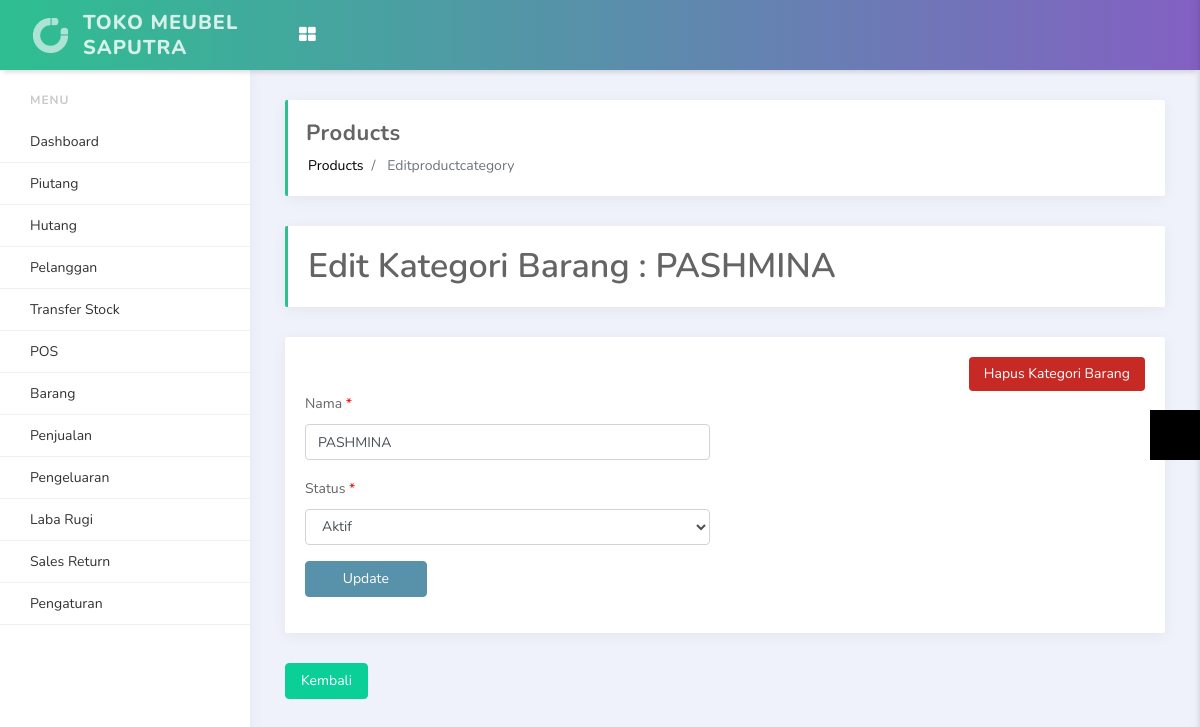
Screenshot of /index.php/products/editproductcategory?id=2 (signed in) with the database file from the repository.
### tables this page shows
CREATE TABLE `site_setting` (
  `id` int(11) NOT NULL,
  `site_name` varchar(499) NOT NULL,
  `site_logo` varchar(255) NOT NULL,
  `timezone` varchar(499) NOT NULL,
  `pagination` int(11) NOT NULL,
  `tax` double(11,2) NOT NULL,
  `currency` char(3) NOT NULL,
  `address` text NOT NULL,
  `datetime_format` varchar(30) NOT NULL,
  `display_product` int(11) NOT NULL,
  `display_keyboard` int(11) NOT NULL,
  `default_customer_id` int(11) NOT NULL,
  `updated_user_id` int(11) NOT NULL,
  `updated_datetime` datetime NOT NULL
);

CREATE TABLE `category` (
  `id` int(11) NOT NULL,
  `name` varchar(499) NOT NULL,
  `created_user_id` int(11) NOT NULL,
  `created_datetime` datetime NOT NULL,
  `updated_user_id` int(11) NOT NULL,
  `updated_datetime` datetime NOT NULL,
  `status` int(1) NOT NULL
);

### application/controllers/Products.php (called while the page is built, shortened)
<?php
class Products extends CI_Controller
{
    public function __construct()
    {
        $this->load->model('Products_model');
        $this->load->model('Constant_model');
    }
    public function editproductcategory()
    {
        $id = $this->input->get('id');
        $data['id'] = $id;
        $data['lang_dashboard'] = $this->lang->line('dashboard');
        $data['lang_transfer_stock'] = $this->lang->line('transfer_stock');
        $data['lang_customers'] = $this->lang->line('customers');
        $data['lang_gift_card'] = $this->lang->line('gift_card');
        $data['lang_add_gift_card'] = $this->lang->line('add_gift_card');
        $data['lang_list_gift_card'] = $this->lang->line('list_gift_card');
        $data['lang_debit'] = $this->lang->line('debit');
        $data['lang_sales'] = $this->lang->line('sales');
        $data['lang_today_sales'] = $this->lang->line('today_sales');
        $data['lang_opened_bill'] = $this->lang->line('opened_bill');
        $data['lang_reports'] = $this->lang->line('reports');
        $data['lang_sales_report'] = $this->lang->line('sales_report');
        $data['lang_expenses'] = $this->lang->line('expenses');
        $data['lang_expenses_category'] = $this->lang->line('expenses_category');
        $data['lang_pnl'] = $this->lang->line('pnl');
        $data['lang_pnl_report'] = $this->lang->line('pnl_report');
        $data['lang_pos'] = $this->lang->line('pos');
        $data['lang_return_order'] = $this->lang->line('return_order');
        $data['lang_return_order_report'] = $this->lang->line('return_order_report');
        $data['lang_inventory'] = $this->lang->line('inventory');
        $data['lang_products'] = $this->lang->line('products');
        $data['lang_list_products'] = $this->lang->line('list_products');
        $data['lang_print_product_label'] = $this->lang->line('print_product_label');
        $data['lang_product_category'] = $this->lang->line('product_category');
        $data['lang_purchase_order'] = $this->lang->line('purchase_order');
        $data['lang_setting'] = $this->lang->line('setting');
        $data['lang_outlets'] = $this->lang->line('outlets');
        $data['lang_users'] = $this->lang->line('users');
        $data['lang_suppliers'] = $this->lang->line('suppliers');
        $data['lang_system_setting'] = $this->lang->line('system_setting');
        $data['lang_payment_methods'] = $this->lang->line('payment_methods');
        $data['lang_logout'] = $this->lang->line('logout');
        $data['lang_point_of_sales'] = $this->lang->line('point_of_sales');
        $data['lang_amount'] = $this->lang->line('amount');
        $data['lang_monthly_sales_outlet'] = $this->lang->line('monthly_sales_outlet');
        $data['lang_no_match_found'] = $this->lang->line('no_match_found');
        $data['lang_create_return_order'] = $this->lang->line('create_return_order');
        $data['lang_action'] = $this->lang->line('action');
        $data['lang_edit'] = $this->lang->line('edit');
        $data['lang_status'] = $this->lang->line('status');
        $data['lang_add'] = $this->lang->line('add');
        $data['lang_back'] = $this->lang->line('back');
        $data['lang_update'] = $this->lang->line('update');
        $data['lang_active'] = $this->lang->line('active');
        $data['lang_inactive'] = $this->lang->line('inactive');
        $data['lang_name'] = $this->lang->line('name');
        $data['lang_search_product'] = $this->lang->line('search_product');
        $data['lang_add_to_list'] = $this->lang->line('add_to_list');
        $data['lang_submit'] = $this->lang->line('submit');
        $data['lang_receive'] = $this->lang->line('receive');
        $data['lang_view'] = $this->lang->line('view');
        $data['lang_created'] = $this->lang->line('created');
        $data['lang_tax'] = $this->lang->line('tax');
        $data['lang_discount_amount'] = $this->lang->line('discount_amount');
        $data['lang_total'] = $this->lang->line('total');
        $data['lang_totat_payable'] = $this->lang->line('totat_payable');
        $data['lang_add_product_category'] = $this->lang->line('add_product_category');
        $data['lang_delete_product_category'] = $this->lang->line('delete_product_category');
        $data['lang_edit_product_category'] = $this->lang->line('edit_product_category');
        $this->load->view('edit_product_category', $data);
    }
}

### index.php (called while the page is built, shortened)
<?php
require_once BASEPATH.'core/CodeIgniter.php';

### application/models/Constant_model.php (called while the page is built, shortened)
<?php
class Constant_model extends CI_Model
{
    public function getDataOneColumn($table, $col1_name, $col1_value)
    {
        $this->db->where("$col1_name", $col1_value);
        $query = $this->db->get("$table");
        $result = $query->result();
        $this->db->save_queries = false;
        return $result;
    }
}

### application/views/edit_product_category.php (the view, shortened to what this page needs)
<?php
    require_once 'includes/header4.php';
?>
<?php
    $categoryData = $this->Constant_model->getDataOneColumn('category', 'id', $id);
    $category_name = $categoryData[0]->name;
    $status = $categoryData[0]->status;
?>
<section id="content">
	<div class="row">
		<div class="col-lg-12">
			<h1 class="page-header"><?php echo $lang_edit_product_category; ?> : <?php echo $category_name; ?></h1>
		</div>
	</div>
	<div class="row">
		<div class="col-md-12">
			<div class="card">
				<div class="card-body">
					<?php
                        if ($user_role == 1) {
                            ?>
					<div class="row">
						<div class="col-md-12" style="text-align: right;">
							<form action="<?=base_url()?>index.php/products/deleteproductcategory" method="post" onsubmit="return confirm('Do you want to delete this Product Category?')">
								<button type="submit" class="btn btn-primary" style="border: 0px; background-color: #c72a25;">
									<?php echo $lang_delete_product_category; ?>
								</button>
							</form>
						</div>
					</div>
					<?php
                        }
                    ?>
	<form action="<?=base_url()?>index.php/products/updateProductCategory" method="post">
					<div class="row">
						<div class="col-md-6">
							<div class="form-group">
								<label><?php echo $lang_name; ?> <span style="color: #F00">*</span></label>
								<input type="text" name="category" class="form-control" maxlength="490" autofocus required autocomplete="off" value="<?php echo $category_name; ?>" />
							</div>
						</div>
						<div class="col-md-6">
						</div>
					</div>
					<div class="row">
						<div class="col-md-6">
							<div class="form-group">
								<label><?php echo $lang_status; ?> <span style="color: #F00">*</span></label>
								<select name="status" class="form-control">
									<option value="1" <?php if ($status == '1') {
                        echo 'selected="selected"';
                    } ?>><?php echo $lang_active; ?></option>
								</select>
							</div>
						</div>
						<div class="col-md-6">
						</div>
					</div>
					<div class="row">
						<div class="col-md-4">
							<div class="form-group">
								<button class="btn btn-primary">&nbsp;&nbsp;&nbsp;&nbsp;&nbsp;&nbsp;<?php echo $lang_update; ?>&nbsp;&nbsp;&nbsp;&nbsp;&nbsp;&nbsp;</button>
							</div>
						</div>
						<div class="col-md-4"></div>
						<div class="col-md-4"></div>
					</div>
	</form>
				</div>
			</div>
			<a href="<?=base_url()?>index.php/products/product_category" style="text-decoration: none;">
				<div class="btn btn-success" >
					<i class="icono-caretLeft" style="color: #FFF;"></i><?php echo $lang_back; ?>
				</div>
			</a>
		</div>
	</div>
</section>
<?php
    require_once 'includes/footer4.php';
?>

### application/views/includes/header4.php (shortened to what this page needs)
<?php
    $user_role = $this->input->cookie('role_id', TRUE);
    $settingResult = $this->db->get_where('site_setting');
    $settingData = $settingResult->row();
    $setting_site_name = $settingData->site_name;
 ?>
<!doctype html>
<html lang="en">
<head>
    <link rel="stylesheet" href="<?php echo base_url() ?>assets/vendors/bundle.css" type="text/css">
    <link rel="stylesheet" href="<?php echo base_url() ?>assets/vendors/datepicker/daterangepicker.css">
    <link rel="stylesheet" href="<?php echo base_url() ?>assets/vendors/vmap/jqvmap.min.css">
    <link rel="stylesheet" href="<?php echo base_url() ?>assets/css/app.min.css" type="text/css">
    <link rel="stylesheet" href="<?php echo base_url() ?>assets/css/custom.css" type="text/css">
    <link rel="stylesheet" type="text/css" href="https://stackpath.bootstrapcdn.com/font-awesome/4.7.0/css/font-awesome.min.css">
</head>
<body>
<div class="side-menu">
    <div class='side-menu-body'>
        <ul>
            <?php
            $link = $this->uri->segment(1);
            ?>
            <li class="side-menu-divider">Menu</li>
            <?php
            if ($user_role == 3) {
                echo "<li>".anchor('index.php/cashier/',$lang_pos)."</li>";
                echo "
                <li>
                <a href='#'>Sales Return</a>
                <ul>
                    <li>
                        <a <?php if (($link == '')) {
                    ?> style='background-color: #e9ecf2;' <?php
                } ?> href='<?=base_url()?>index.php/sales_return/'>
                            Buat Sales Return
                        </a>
                    </li>
                    <li>
                        <a <?php if (($link == 'data_return')) {
                    ?> style='background-color: #e9ecf2;' <?php
                } ?> href='<?=base_url()?>index.php/sales_return/data_return'>
                            Data Sales Return
                        </a>
                    </li>
                </ul>
            </li>
                ";
            }else{
            ?>
            <li><?php echo anchor('index.php/dashboard',$lang_dashboard,($link=="dashboard"?'class="active"':'')) ?></li>
            <li><?php echo anchor('index.php/piutang',"Piutang",($link=="piutang"?'class="active"':'')) ?></li>
            <li><?php echo anchor('index.php/hutang',"Hutang",($link=="hutang"?'class="active"':'')) ?></li>
            <li><?php echo anchor('index.php/customers/view',$lang_customers,($link=="customers"?'class="active"':'')) ?></li>
            <li><?php echo anchor('index.php/transfer_stock/view',"Transfer Stock",($link=="transfer_stock"?'class="active"':'')) ?></li>
            <li><?php echo anchor('index.php/cashier/',$lang_pos,($link=="cashier"?'class="active"':'')) ?></li>
            <li>
                <a href="#"></i> <span><?php echo $lang_products; ?></span> </a>
            </li>
            <li>
                <a href="#"><span><?php echo $lang_sales; ?></span> </a>
            </li>
            <li>
                <a href="#"><?php echo $lang_expenses ?></a>
            </li>
            <li>
                <a href="#"><?php echo $lang_pnl ?></a>
            </li>
            <li>
                <a href="#">Sales Return</a>
            </li>
            <li>
                <a href="#"><?php echo $lang_setting; ?></a>
            </li>
                    <?php
                    }
                            ?>
        </ul>
    </div>
</div>
<nav class="navbar">
    <div class="container-fluid">
        <div class="header-logo">
            <a href="#">
                <img src="<?php echo base_url() ?>assets/media/image/light-logo.png" alt="...">
                <span class="logo-text d-none d-lg-block"><?php echo $setting_site_name ?></span>
            </a>
        </div>
        <div class="header-body">
            <ul class="navbar-nav">
                <li class="nav-item dropdown d-none d-lg-block">
                    <a href="#" class="nav-link" data-toggle="dropdown">
                        <i class="fa fa-th-large"></i>
                    </a>
                </li>
            </ul>
        </div>
    </div>
</nav>
<main class="main-content">
    <div class="container-fluid">
        <div class="page-header d-md-flex justify-content-between align-items-center">
            <div>
                <h4><?php echo ucwords(str_replace('_', ' ', $this->uri->segment(1))) ?></h4>
                <nav aria-label="breadcrumb">
                    <ol class="breadcrumb">
                        <li class="breadcrumb-item"><a href="#"><?php echo ucwords(str_replace('_', ' ', $this->uri->segment(1))) ?></a></li>
                        <li class="breadcrumb-item active" aria-current="page">
                            <?php if ($this->uri->segment(2)){
                                 echo ucwords(str_replace('_', ' ', $this->uri->segment(2)));
                            } ?>
                            </li>
                    </ol>
                </nav>
            </div>
        </div>

### rows the page displays
site_setting: site_name "TOKO MEUBEL SAPUTRA"
category: name "PASHMINA", category "PASHMINA", status "Aktif"

### other values shown
$lang_products "Barang"
$lang_sales "Penjualan"
$lang_expenses "Pengeluaran"
$lang_pnl "Laba Rugi"
$lang_setting "Pengaturan"
str_replace('_', ' ', $this->uri->segment(1)) "Products"
str_replace('_', ' ', $this->uri->segment(2)) "Editproductcategory"
$lang_edit_product_category "Edit Kategori Barang"
$lang_delete_product_category "Hapus Kategori Barang"
$lang_name "Nama"
$lang_status "Status"
$lang_update "Update"
$lang_back "Kembali"
